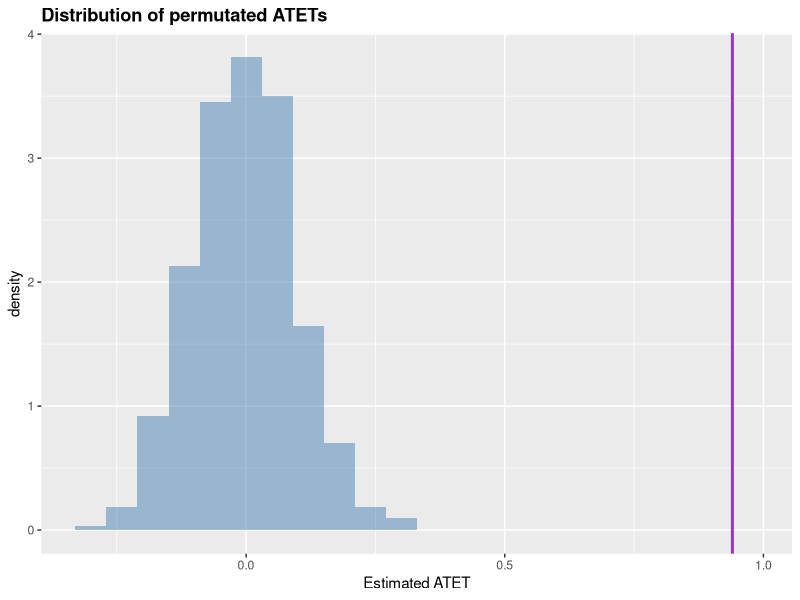

Here is the R script that generated this plot:
### Fisher Exact Testing
### Jeremy L Hour
### 10 octobre 2016

### NB: not directly related to the project

setwd("//ulysse/users/JL.HOUR/1A_These/A. Research/RegSynthProject/regsynth")
rm(list=ls())

### 0. Settings

### Load packages
library("MASS")
library("ggplot2")


### Monte Carlo Experiment

### 1. DGP
n = 500
p = 5
X = matrix(rnorm(2*n*p), ncol=p)
d = c(rep(0,n),rep(1,n))
mu = 1
beta = c(1,-.8,.6,-.4,.2)
y = d*mu + X%*%beta +  rnorm(2*n, sd=1.5)

### 2. Original sample stats
lm.orig = lm(y ~ d + X)
summary(lm.orig)
theta.hat = coef(lm.orig)['d']
print(theta.hat)

### 3. Permutation function
permutation.iter = function(d,y,X){
  dstar = sample(d)
  lm.b = lm(y ~ dstar + X)
  return(coef(lm.b)['dstar'])
}

permutation.iter(d,y,X)

### 4. Fisher Testing
B = 1000
theta.reshuffled = replicate(B, permutation.iter(d,y,X), simplify="vector")
p.val = sum(theta.hat < theta.reshuffled)/B

titer = data.frame(val=theta.reshuffled)

ggplot(titer, aes(x=val)) + 
  geom_histogram(binwidth = .06, alpha=.5, position='identity',fill="steelblue", aes(y = ..density..)) +
  scale_x_continuous(name="Estimated ATET") +
  ggtitle("Distribution of permutated ATETs") + 
  geom_vline(xintercept = theta.hat, colour="darkorchid3", size=1) +
  theme(plot.title = element_text(lineheight=.8, face="bold"),legend.position="none")